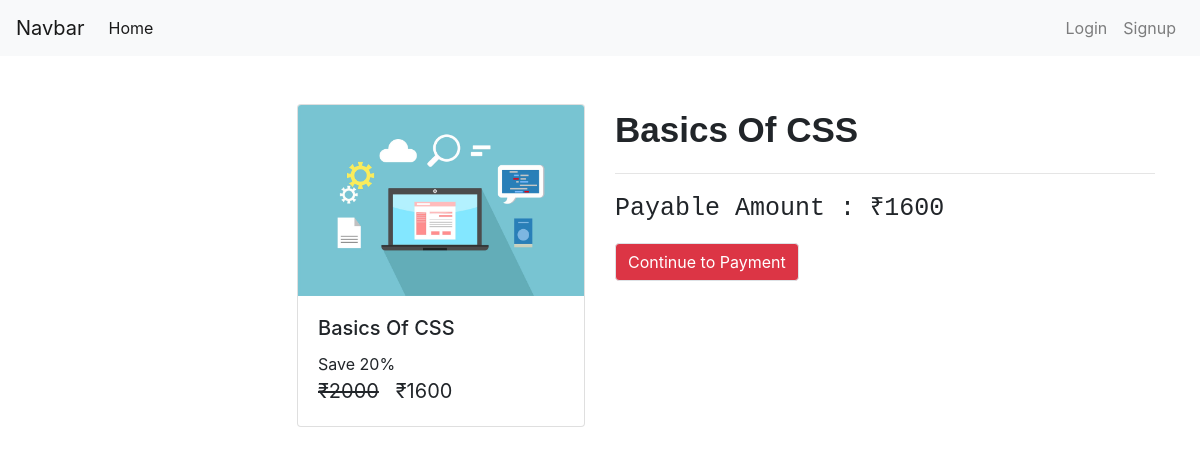
/check-out/CSSCOURSE, run on the app's committed database.
### courses/models/course.py (models this page shows, shortened)
class Course(models.Model) :
    name = models.CharField(max_length = 50 , null = False)
    slug = models.CharField(max_length = 50 , null = False , unique = True)
    description = models.CharField(max_length = 200 , null = True)
    price = models.IntegerField(null=False , default=0)
    discount = models.IntegerField(null=False , default = 0)
    active = models.BooleanField(default = False)
    thumbnail = models.ImageField(upload_to = "files/thumbnail")
    date = models.DateTimeField(auto_now_add= True)
    resource = models.FileField(upload_to = "files/resource")
    length = models.IntegerField(null=False)

### courses/views/checkout.py (the view, shortened to what this page needs)
# urls.py: path('check-out/<str:slug>', checkout , name='check-out'),
def checkout(request , slug):
    course = Course.objects.get(slug  = slug)
    user = request.user
    action = request.GET.get('action')
    order = None
    payment = None
    error = None
    try:
        user_course = UserCourse.objects.get(user = user  , course = course)
        error = "You are Already Enrolled in this Course"
    except:
        pass
    amount=None
    if error is None :
        amount =  int((course.price - ( course.price * course.discount * 0.01 )) * 100)
    if amount==0:
        userCourse = UserCourse(user = user , course = course)
        userCourse.save()
        return redirect('my-courses')
    context = {
        "course" : course ,
        "order" : order,
        "payment" : payment,
        "user" : user ,
        "error" : error
    }
    return  render(request , template_name="courses/check_out.html" , context=context )

### courses/templatetags/course_custom_tags.py (called while the page is built)
@register.simple_tag
def cal_sellprice(price , discount):
    if discount is None or discount is 0:
        return price
    sellprice = price
    sellprice = price - ( price * discount * 0.01 )
    return math.floor(sellprice)

@register.filter
def rupee(price):
    return f'₹{price}'

### courses/templates/courses/check_out.html (shortened to what this page needs)
{% extends 'courses/base.html' %}
{% load course_custom_tags %}
{%block content%}
<div class="container">
    <br>
    <br>
    <div class="row ">
        <div class="col mr-auto ">
            <div class="card ml-auto" style="width: 18rem;">
                <img class="card-img-top" src="{{course.thumbnail.url}}" alt="Card image cap">
                <div class="card-body">
                    <h5 class="card-title">{{course.name}}</h5>
                    <p class="card-text m-0 p-0">
                        Save {{course.discount}}%
                        <br>
                        <span class="price">
                            <del>{{course.price|rupee}}</del>
                            <span>{% cal_sellprice course.price course.discount as value %} {{value|rupee}}</span>
                        </span>
                    </p>
                </div>
            </div>
        </div>
        <div class="col ">
            <div>
                <p class="display-5" >{{course.name}}</p>
                <hr>
                <p class="display-6">Payable Amount : <b>{% cal_sellprice course.price course.discount as value %}
                        {{value|rupee}}</b></p>
                <a class="btn btn-danger border" href="?action=create_payment">Continue to Payment</a>
            </div>
        </div>
    </div>
</div>
{%endblock%}

### courses/static/courses/css/common.css (style rules this page uses)
.price { font-size: 20px; }
.display-5 { font-size: 35px; font-weight: bolder; }
.display-6 { font-size: 30px; font-weight: 300; }

### courses/templates/courses/check_out.html (style rules this page uses)
.display-5 { font-size: 35px; font-family:Verdana, Geneva, Tahoma, sans-serif; }
.display-6 { font-size: 25px; font-family:monospace; }

### data on the page
Course: thumbnail (picture), name "Basics Of CSS", discount "20", price "₹2000"

### other printed values
{{ value|rupee }} "₹1600"
